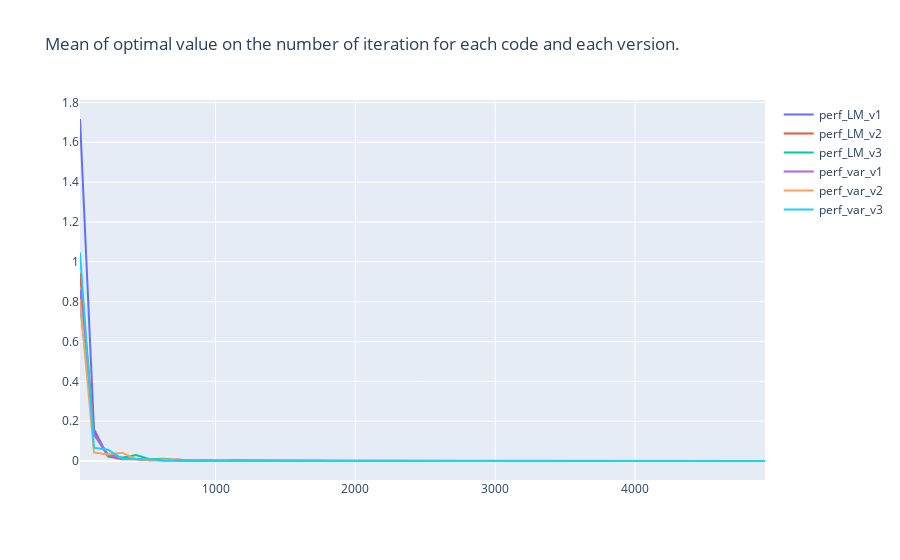

Notebook source saved alongside this figure:
### Markdown cell above
Nous observons que les performances des versions naïves et multi-threadées sont proportionnelles au nombre d'itérations. L'utilisation du multi-threading n'améliore pas le temps d'exécution, car le stockage n'est pas impacté. En revanche, il est intéressant de noter que le multi-processing devient avantageux à partir de 4500 itérations ou plus, mais est moins performant pour un faible nombre d'itérations comparé aux versions naïves.

L'intégration de l'optimisation NUMBA pourrait améliorer l'efficacité du paramètre en question, mais cela nécessiterait de modifier le code pour remplacer les fichiers JSON par des DataFrames pandas.

### Code cell
fig = go.Figure()
columns_timer = ['timer_LM_v1','timer_LM_v2','timer_LM_v3','timer_json_v1','timer_json_v3','timer_var_v1','timer_var_v2','timer_var_v3','nb_ite','perf_json_v1','perf_json_v3']
for exe in df_ite.drop(columns=columns_timer).columns : 
    fig.add_trace(go.Scatter(x=df_ite['nb_ite'],y=df_ite[exe],name=exe))
fig.update_layout(title_text='Mean of optimal value on the number of iteration for each code and each version.')
fig.show()
